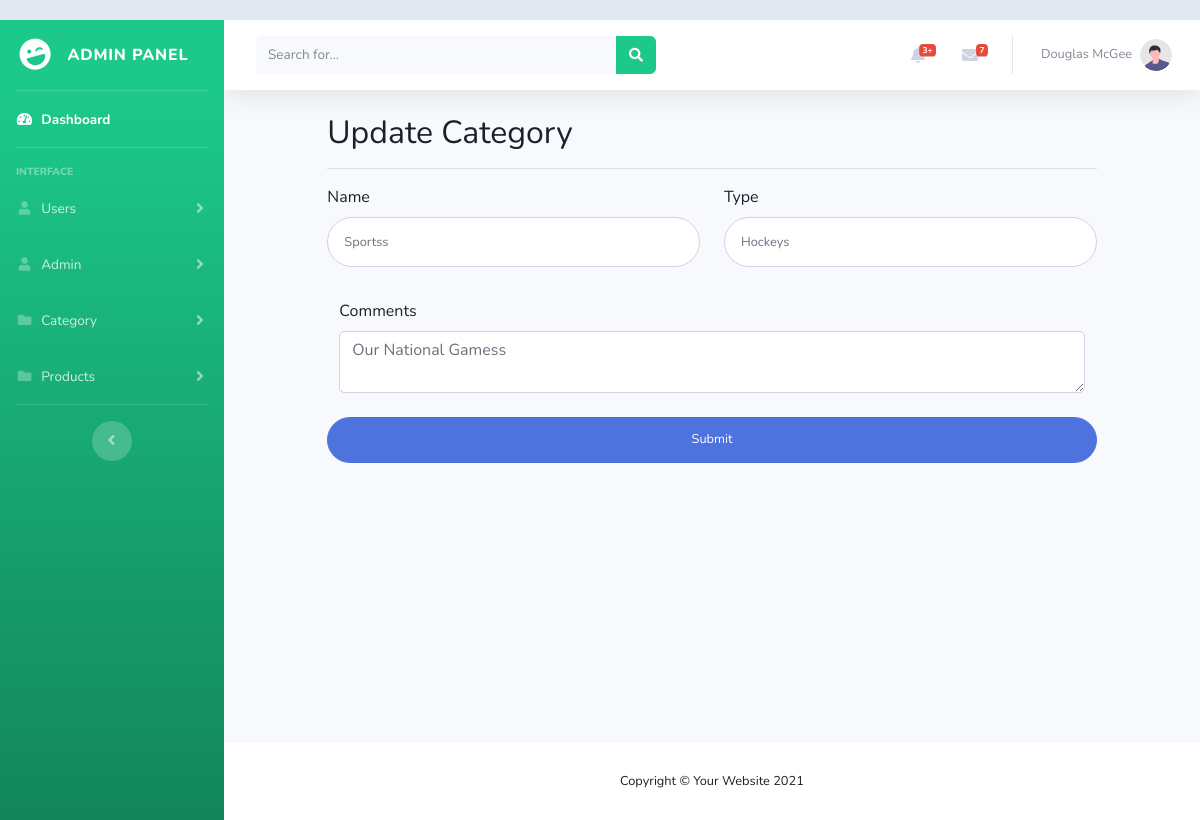
The page /updatecat.php?id=1 on the database its author committed.
### tables this page shows
CREATE TABLE `category` (
  `id` int(11) NOT NULL,
  `name` varchar(40) NOT NULL,
  `type` varchar(40) NOT NULL,
  `des` varchar(40) NOT NULL,
  `status` tinyint(4) NOT NULL,
  `Cstatus` tinyint(4) NOT NULL DEFAULT 1
);

### updatecat.php (the view, shortened to what this page needs)
<?php
include('admin/includes/header.php');
include('admin/includes/sidebar.php');
include('admin/includes/topbar.php');
include('config.php');
$user_id = $_GET['id'];
$getid = "select * from `Category` where id ='$user_id'";
$result = mysqli_query($connection, $getid);
if (mysqli_num_rows($result) > 0) {
    while ($rows = mysqli_fetch_assoc($result)) {
        ?>
        <!DOCTYPE html>
        <html lang="en">
        <head>
        </head>
        <body>
            <div class="container">
                <div class="row justify-content-center">
                    <div class="col-xl-10 col-lg-12 col-md-9">
                        <h2>Update Category</h2>
                        <hr>
                        <form class="user" action="updatedetailscat.php" method="POST">
                            <div class="form-group row">
                                <div class="col-sm-6 mb-3 mb-sm-0">
                                    <label for="name">Name</label>
                                    <input type="text" class="form-control form-control-user" id="exampleFirstName"
                                        placeholder="Category Name" name="name" value="<?php echo $rows['name'] ?>">
                                </div>
                                <div class="col-sm-6">
                                    <label for="type">Type</label>
                                    <input type="text" class="form-control form-control-user" id="exampleLastName"
                                        placeholder="Category Type" name="type" value="<?php echo $rows['type'] ?>">
                                </div>
                            </div>
                            <div class="col-sm-12">
                                <label for="floatingTextarea">Comments</label>
                                <textarea class="form-control" placeholder="Leave a comment here" id="floatingTextarea"
                                    name="des"><?php echo $rows['des'] ?></textarea>
                            </div>
                            <br>
                            <input type="submit" class="btn btn-primary btn-user btn-block" name="Cat">
                        </form>
                    </div>
                </div>
            </div>
            <?php
    }
}
?>
</body>
</html>
<?php
include('admin/includes/footer.php');
?>

### css/userprofile.css (style rules this page uses)
body { margin-top:20px; color: #1a202c; text-align: left; background-color: #e2e8f0; }
.mb-3, .my-3 { margin-bottom: 1rem!important; }

### rows shown on the page
category: name "Sportss", type "Hockeys", des "Our National Gamess"
